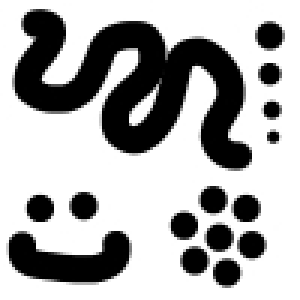
#> input picture PK-6/test.jpg, 100 x 100 px (shown 3 times larger)
$ python main.py
#> lines starting #> are read from the running program, lines starting #| are printed output that depends on the picture
from PIL import Image
import numpy as np
import matplotlib.pyplot as plt
import random

def split_image(image):
    height, width = image.shape
#> height = 100; width = 100
    share1 = np.zeros((height, width), dtype=np.uint8)
    share2 = np.zeros((height, width), dtype=np.uint8)
    for i in range(height):
        for j in range(width):
            if image[i, j] == 255:
                u1 = random.choice([(0, 1), (1, 0)])
                u2 = u1
            else:
                u1 = random.choice([(1, 0), (0, 1)])
                u2 = (1 - u1[0], 1 - u1[1])
            share1[i, j] = u1[0]
            share2[i, j] = u2[0]
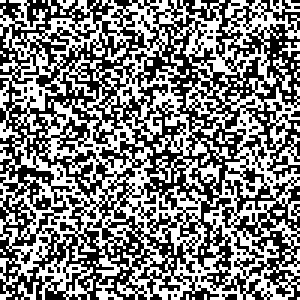
#> share1: shape (100, 100) (shown 3 times larger); values 0 (black) and 1 (white), 49.3% white in thin lines or dots
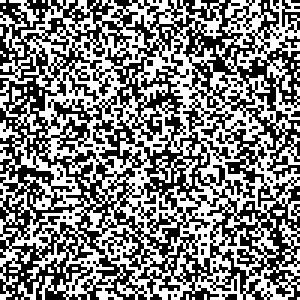
#> share2: shape (100, 100) (shown 3 times larger); values 0 (black) and 1 (white), 49.8% white in thin lines or dots
    return share1, share2

def combine_shares(share1, share2):
    height, width = share1.shape
#> height = 100; width = 100
    combined_image = np.zeros((height, width), dtype=np.uint8)
    for i in range(height):
        for j in range(width):
            if share1[i, j] == share2[i, j]:
                combined_image[i, j] = share1[i, j]
            else:
                combined_image[i, j] = 0
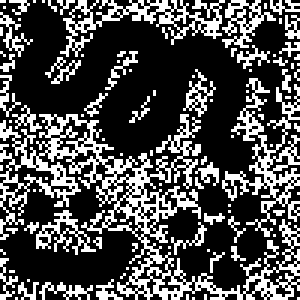
#> combined_image: shape (100, 100) (shown 3 times larger); values 0 (black) and 1 (white), 30.4% white in thin lines or dots
    return combined_image

def load_image(file_path):
    image = Image.open(file_path).convert('L')
    return np.array(image)

def show_results(image):
    share1, share2 = split_image(image)
    combined_image = combine_shares(share1, share2)
    plt.figure(figsize=(10, 5))

    plt.subplot(1, 4, 1)
    plt.imshow(image, cmap='gray')
    plt.title('Oryginalny obraz')

    plt.subplot(1, 4, 2)
    plt.imshow(share1, cmap='gray')
    plt.title('Udział 1')

    plt.subplot(1, 4, 3)
    plt.imshow(share2, cmap='gray')
    plt.title('Udział 2')

    plt.subplot(1, 4, 4)
    plt.imshow(combined_image, cmap='gray')
    plt.title('Złożony obraz')

    plt.show()
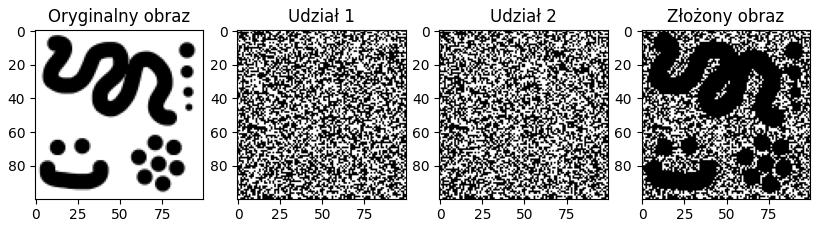
#> figure drawn by matplotlib, 4 panels

if __name__ == "__main__":
    image = load_image("test.jpg")
    show_results(image)

$ run again, with PK-6/domek.jpg copied over PK-6/test.jpg
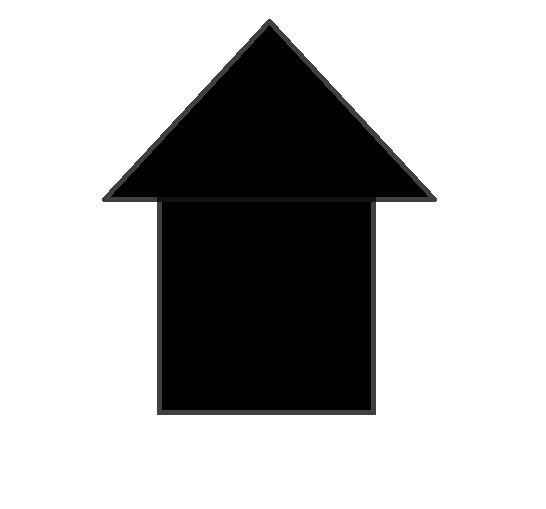
#> input picture PK-6/domek.jpg, 546 x 509 px
#> after the loop in split_image, `for i in range(height):`:
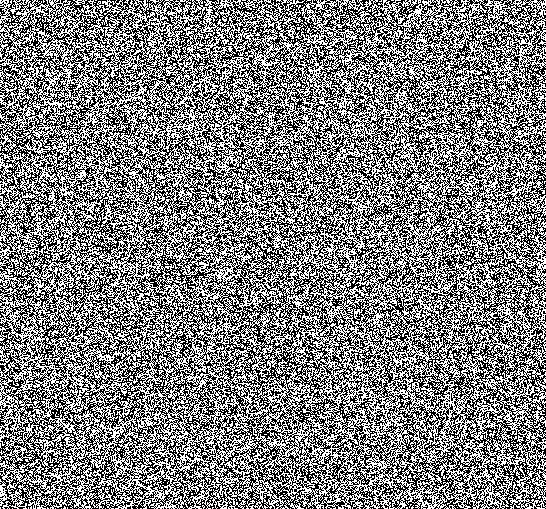
#> share1: shape (509, 546); values 0 (black) and 1 (white), 49.8% white in thin lines or dots
#> in show_results, `plt.show()`:
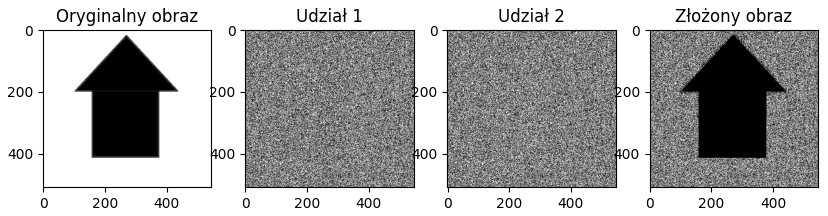
#> figure drawn by matplotlib, 4 panels
